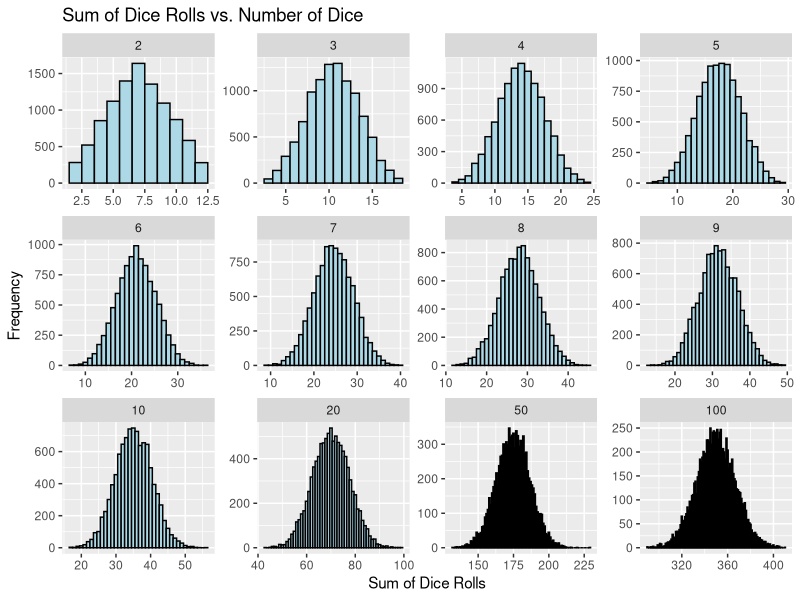

This figure's R source:
## ---- chunk 1
# Load the necessary library
library(ggplot2)

# Number of dice rolls and number of dice
n_rolls <- 10000
n_dice <- c(2, 3, 4, 5, 6, 7,8,9, 10, 20, 50, 100)  # You can add more values

# Function to simulate dice rolls and calculate the sum
simulate_dice_rolls <- function(n_rolls, n_dice) {
  results <- replicate(n_rolls, sum(sample(1:6, n_dice, replace = TRUE)))
  return(results)
}

# Simulate dice rolls for various values of n_dice
results_list <- lapply(n_dice, function(n) simulate_dice_rolls(n_rolls, n))

# Create a data frame to store the results
results_df <- data.frame(N_Dice = rep(n_dice, each = n_rolls), Sum = unlist(results_list))

# Create a histogram to visualize the distributions
p <- ggplot(results_df, aes(x = Sum)) +
  geom_histogram(binwidth = 1, fill = "lightblue", color = "black") +
  facet_wrap(~N_Dice, scales = "free") +
  labs(title = "Sum of Dice Rolls vs. Number of Dice",
       x = "Sum of Dice Rolls",
       y = "Frequency")

print(p)

